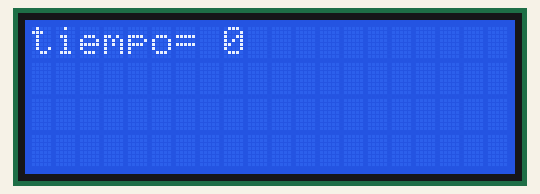
This sketch was run on a simulated Arduino Mega 2560, built with avr-gcc and run on an emulated ATmega2560. On the bench: 20×4 character LCD.

Above: at 0.1 s.
At 4.2 s:
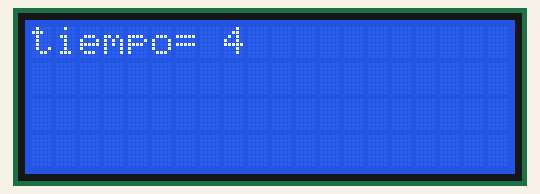
At 11.2 s:
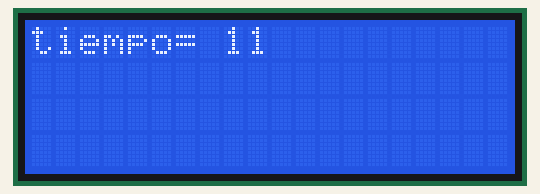
At 19.3 s:
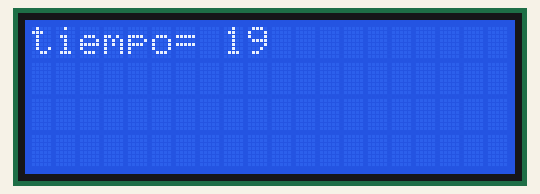
At 27.4 s:
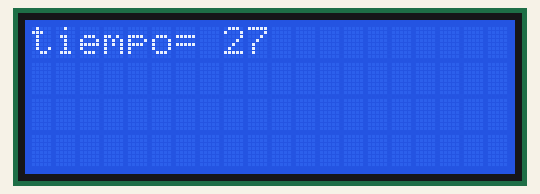
At 38.5 s:
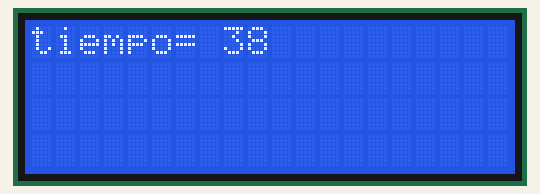

The sketch:

linceduino2_prueba_emision.ino
```cpp
#include <SPI.h>
#include <math.h>
#include <SD.h>
#include <Wire.h>  // Comes with Arduino IDE
#include <LiquidCrystal_I2C.h>
LiquidCrystal_I2C lcd(0x3F, 2, 1, 0, 4, 5, 6, 7, 3, POSITIVE);  // Set the LCD I2C address de 20x4
unsigned long tiempo;
void setup() {
lcd.begin(20, 4); //iniciamos la pantalla lcd
lcd.setBacklight(1);
//lcd.backlight ();//da luz al fondo de pantalla de lcd
lcd.clear();
Serial2.begin (57600);//comunicacion por puerto serie2 de radiofrecuencia
//Serial.begin (9600);

}


void loop() {
//Bucle principal. Representa y reinicia variables
tiempo=int (millis()/1000);
Serial2.println (tiempo);
lcd.setCursor(0,0);
lcd.print("tiempo=");
lcd.setCursor(8,0);
lcd.print(tiempo);
delay(1000);
}
```

Measured:
- what the display in image 1 shows lasts 1.0 s, from 4.1 s to 5.1 s
